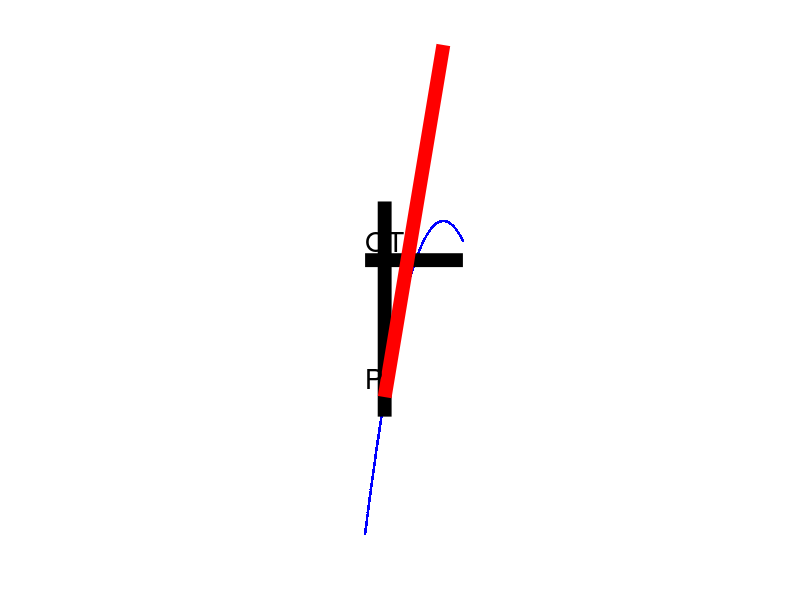

Write the MATLAB code that produced this figure.
Res = 1000;
Spessore = 10;
Destra = 4;
Sinistra = -1;
dx = 1;
dy = 1;

X = linspace(Sinistra,Destra,Res);
Y = - (X - 3) .^2 + 2;

Immagine = figure("visible","off");
axis("equal");
axis off
hold on;
plot(X, Y, ".b");
plot([Sinistra Destra], [0 0], "-k", "linewidth", Spessore);
plot([0 0], [3 -8], "-k", "linewidth", Spessore);
plot([3 0], [11 -7], "-r", "linewidth", Spessore);
text([0 0 7/6] - dx, [0 -7 0] + dy, {"O" "P" "T"}, "fontsize", 20);
print(Immagine, "Immagine_Leibniz_Differenziale.png");
